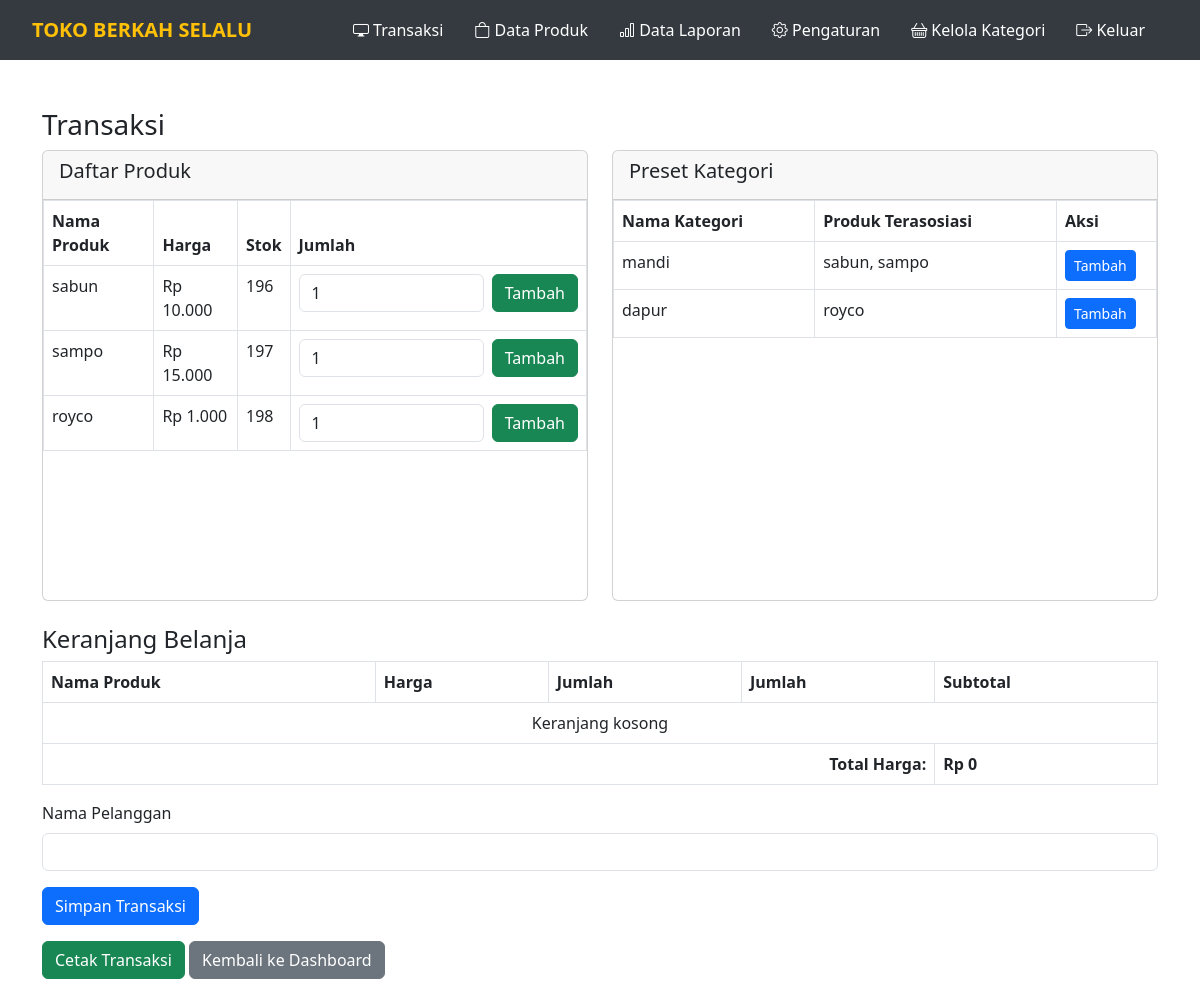
The page /transaksi.php (signed in) on the database as committed earlier.
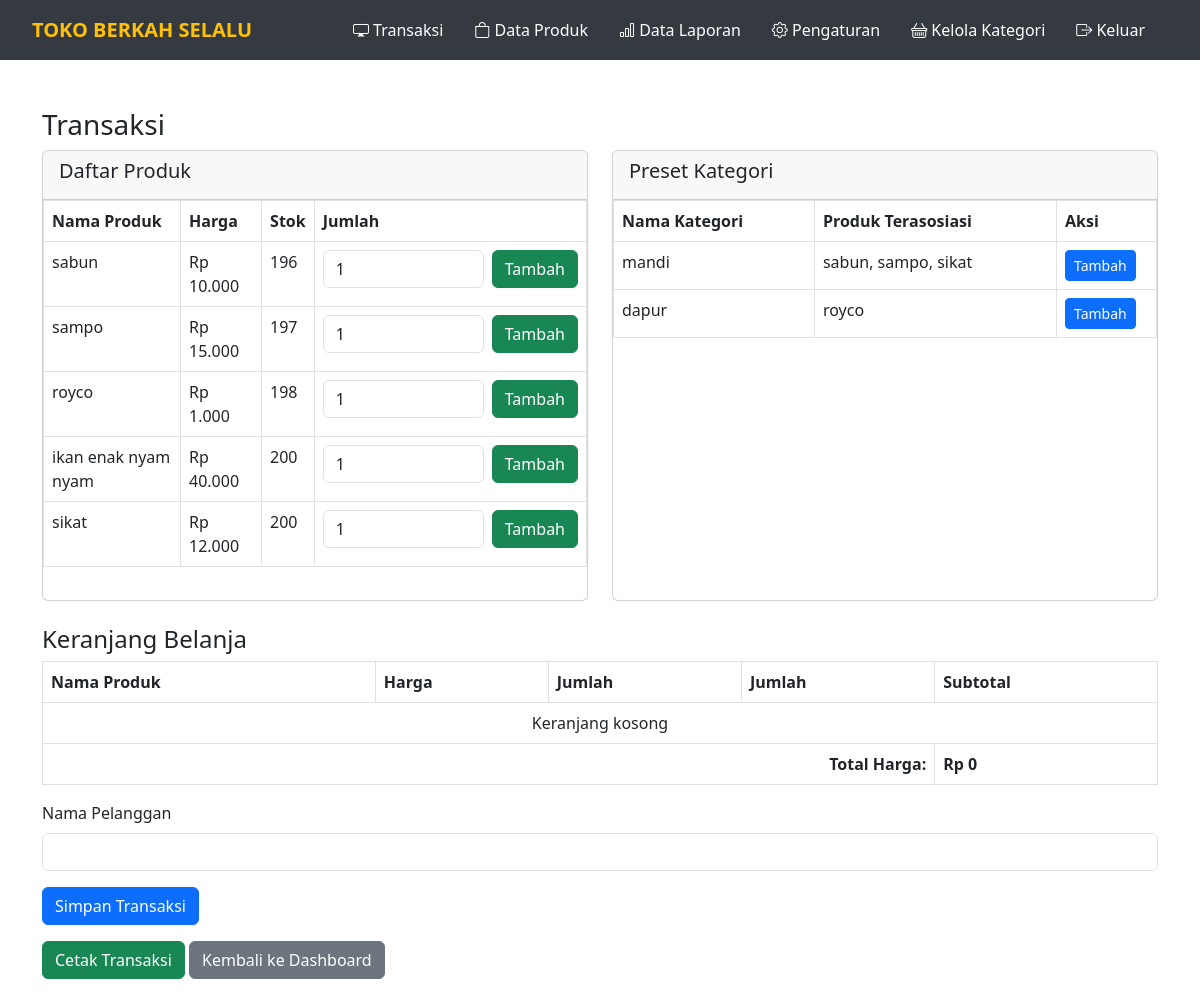
The same page on the database as committed later.
### tables this page shows
CREATE TABLE `produk` (
  `id` int(11) NOT NULL,
  `kode_produk` varchar(50) NOT NULL,
  `nama_produk` varchar(100) NOT NULL,
  `harga` int(11) NOT NULL,
  `stok` int(11) NOT NULL,
  `gambar` varchar(255) DEFAULT NULL,
  `kategori_id` int(11) DEFAULT NULL
);

CREATE TABLE `kategori` (
  `id` int(11) NOT NULL,
  `nama_kategori` varchar(50) NOT NULL,
  `ikon` varchar(100) DEFAULT NULL
);

### transaksi.php (the view, shortened to what the changed rows need)
<?php
include 'init.php';
$query_produk = "SELECT * FROM produk";
$result_produk = mysqli_query($koneksi, $query_produk);
$query_kategori = "SELECT * FROM kategori";
$result_kategori = mysqli_query($koneksi, $query_kategori);
?>
<!DOCTYPE html>
<html lang="id">
<head>
    <link href="https://cdn.jsdelivr.net/npm/bootstrap@5.3.0-alpha1/dist/css/bootstrap.min.css" rel="stylesheet">
</head>
<body>
    <?php include 'navbar.php'; ?>
    <div class="container mt-5 mb-5">
        <div class="row">
            <div class="col-md-6">
                <div class="card mb-4">
                    <div class="scrollable-content">
                        <table class="table table-bordered m-0">
                            <thead>
                                <tr class="sticky-header">
                                    <th>Nama Produk</th>
                                    <th>Harga</th>
                                    <th>Stok</th>
                                    <th>Jumlah</th>
                                </tr>
                            </thead>
                            <tbody>
                                <?php
                                mysqli_data_seek($result_produk, 0);
                                while ($produk = mysqli_fetch_assoc($result_produk)):
                                ?>
                                    <tr>
                                        <td><?= htmlspecialchars($produk['nama_produk']); ?></td>
                                        <td>Rp <?= number_format($produk['harga'], 0, ',', '.'); ?></td>
                                        <td><?= htmlspecialchars($produk['stok']); ?></td>
                                        <td>
                                            <form method="POST" action="transaksi.php" class="d-flex">
                                                <input type="number" name="jumlah" value="1" min="1" class="form-control me-2" required>
                                                <button type="submit" name="tambah_ke_keranjang" class="btn btn-success">Tambah</button>
                                            </form>
                                        </td>
                                    </tr>
                                <?php endwhile; ?>
                            </tbody>
                        </table>
                    </div>
                </div>
            </div>
            <div class="col-md-6">
                <div class="card mb-4">
                    <div class="scrollable-content">
                        <table class="table table-bordered m-0">
                            <thead>
                                <tr class="sticky-header">
                                    <th>Nama Kategori</th>
                                    <th>Produk Terasosiasi</th>
                                    <th width="100">Aksi</th>
                                </tr>
                            </thead>
                            <tbody>
                                <?php
                                mysqli_data_seek($result_kategori, 0);
                                while ($kategori = mysqli_fetch_assoc($result_kategori)):
                                    $kategori_id = $kategori['id'];
                                    $produk_query = "SELECT nama_produk FROM produk WHERE kategori_id = $kategori_id";
                                    $produk_result = mysqli_query($koneksi, $produk_query);
                                    $produk_names = [];
                                    while ($produk = mysqli_fetch_assoc($produk_result)) {
                                        $produk_names[] = $produk['nama_produk'];
                                    }
                                    $produk_list = implode(', ', $produk_names);
                                ?>
                                    <tr>
                                        <td><?= htmlspecialchars($kategori['nama_kategori']); ?></td>
                                        <td>
                                            <?php if (!empty($produk_list)): ?>
                                                <?= htmlspecialchars($produk_list); ?>
                                            <?php else: ?>
                                                <em>Tidak ada produk</em>
                                            <?php endif; ?>
                                        </td>
                                        <td>
                                            <form method="POST" action="">
                                                <button type="submit" name="tambah_kategori" class="btn btn-primary btn-sm">Tambah</button>
                                            </form>
                                        </td>
                                    </tr>
                                <?php endwhile; ?>
                            </tbody>
                        </table>
                    </div>
                </div>
            </div>
        </div>
        <div id="print-area">
            <table class="table table-bordered">
                <thead>
                    <tr>
                        <th>Nama Produk</th>
                        <th>Harga</th>
                        <th class="no-print">Jumlah</th>
                        <th>Jumlah</th>
                        <th>Subtotal</th>
                    </tr>
                </thead>
            </table>
        </div>
    </div>
</body>
</html>

Rows that differ between the two databases and show on the page:
added produk: nama_produk "ikan enak nyam nyam", harga "40.000", stok "200"
added produk: nama_produk "sikat", harga "12.000", stok "200"
changed kategori "mandi": produk_list "sabun, sampo" → "sabun, sampo, sikat"
